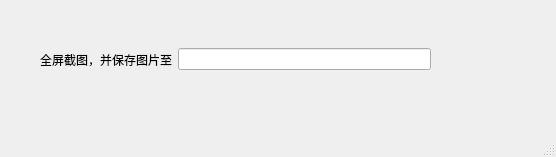
<?xml version="1.0" encoding="UTF-8"?>
<ui version="4.0">
 <class>MainWindow</class>
 <widget class="QMainWindow" name="MainWindow">
  <property name="geometry">
   <rect>
    <x>0</x>
    <y>0</y>
    <width>556</width>
    <height>157</height>
   </rect>
  </property>
  <property name="windowTitle">
   <string>MainWindow</string>
  </property>
  <widget class="QWidget" name="centralwidget">
   <widget class="QWidget" name="widget" native="true">
    <property name="geometry">
     <rect>
      <x>40</x>
      <y>40</y>
      <width>391</width>
      <height>39</height>
     </rect>
    </property>
    <layout class="QHBoxLayout" name="horizontalLayout_2">
     <item>
      <widget class="QLabel" name="label_2">
       <property name="text">
        <string>全屏截图，并保存图片至</string>
       </property>
      </widget>
     </item>
     <item>
      <widget class="QLineEdit" name="lineEdit_pic_file"/>
     </item>
    </layout>
   </widget>
  </widget>
  <widget class="QMenuBar" name="menubar">
   <property name="geometry">
    <rect>
     <x>0</x>
     <y>0</y>
     <width>556</width>
     <height>23</height>
    </rect>
   </property>
  </widget>
  <widget class="QStatusBar" name="statusbar"/>
 </widget>
 <resources/>
 <connections/>
</ui>
